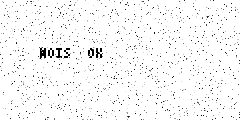
#> input picture examples/04-noise.png, 240 x 120 px
$ python preprocess.py ../examples/04-noise.png ../examples/example-handwriting-hard.png
#> lines starting #> are read from the running program, lines starting #| are printed output that depends on the picture
### scripts/pyboot.py
#!/usr/bin/env python3
# -*- coding: utf-8 -*-
"""跨平台 Python 自举模块（纯标准库，供每个技能主入口共用）。

用法
----
```python
import os, sys
sys.path.insert(0, os.path.dirname(os.path.abspath(__file__)))
try:
    import pyboot
    pyboot.ensure_utf8_io()
except Exception:
    pass
```

职责
----
- ``ensure_utf8_io()``：stdout/stderr 与子进程环境统一 UTF-8，
  解决 Windows cp1252 locale 下中文 JSON/CSV 乱码或无输出的根因。
- ``find_python()``：跨平台定位可用的 Python 解释器（py/python3/python），
  供 .sh / .cmd / .ps1 薄转发使用；不执行 shell。
- ``skill_version()``：读 manifest.json（回退 SKILL.md frontmatter）的版本号。

约束
----
- 仅标准库；不联网、不写系统配置、不硬编码机器专属路径。
- 重复调用安全；任何异常均由调用方 try/except 兜底，不影响业务主流程。
"""
from __future__ import annotations

import os
import platform
import shutil
import sys
from pathlib import Path


def ensure_utf8_io() -> None:
    """stdout/stderr 与子进程环境切 UTF-8（重复调用安全）。"""
    os.environ.setdefault("PYTHONIOENCODING", "utf-8")
    os.environ.setdefault("PYTHONUTF8", "1")
    for _name in ("stdout", "stderr"):
        _stream = getattr(sys, _name, None)
        _reconf = getattr(_stream, "reconfigure", None)
        if callable(_reconf):
            try:
                _reconf(encoding="utf-8", errors="replace")
            except Exception:
                pass


# [19 lines left out: function find_python, not called in this run]


def skill_root() -> Path:
    """返回技能根目录（pyboot.py 所在 scripts/ 的上一级）。"""
    return Path(__file__).resolve().parent.parent


# [20 lines left out: function skill_version, not called in this run]

### scripts/preprocess.py
"""OCR 预处理: 灰度+autocontrast; 小图(<=800px)自动2x放大; --deskew(+-5deg) --binarize(Otsu) --upscale(强制放大) --rotate(90/180/270) --crop x,y,w,h"""

try:
    import os as _boot_os, sys as _boot_sys
    _boot_sys.path.insert(0, _boot_os.path.dirname(_boot_os.path.abspath(__file__)))
    import pyboot as _boot_pyboot
    _boot_pyboot.ensure_utf8_io()
except Exception:
    pass

import sys
try:
    from PIL import Image, ImageOps
except ImportError:  # v0.3.6：缺 Pillow 给中文安装指引，而不是裸 traceback
    sys.stderr.write(
        "❌ 缺少 Pillow（图像预处理依赖）。\n"
        "   安装：python3 -m pip install Pillow\n"
        "   或跳过预处理直接识别：scripts/ocr_image.sh <图片>（会自动回退原图，精度可能下降）\n"
    )
    sys.exit(3)


def _preprocess_cli_help(argv):
    """海外适配轻量层：--lang en|zh 帮助文本；不影响原有 src/out 位置参数。"""
    _lang = "en" if ("--lang" in argv and argv[argv.index("--lang") + 1] == "en") else "zh"
    if "--help" in argv or "-h" in argv:
        if _lang == "en":
            print("usage: preprocess.py <input-image> <output-image> [--lang en|zh] [--deskew] [--binarize] [--upscale] [--rotate DEG] [--crop X,Y,W,H]")
        else:
            print("用法: preprocess.py <输入图> <输出图> [--lang en|zh] [--deskew] [--binarize] [--upscale] [--rotate 角度] [--crop X,Y,W,H]")
        return True
    return False


_arg_help = _preprocess_cli_help(sys.argv[1:])
if _arg_help:
    sys.exit(0)
if "--lang" in sys.argv[1:]:
    _i = sys.argv.index("--lang")
    if _i + 1 < len(sys.argv):
        sys.argv.pop(_i + 1)
    sys.argv.pop(_i)


# [45 lines left out: functions otsu_threshold, row_ink_variance, deskew, not called in this run]


src, out = sys.argv[1], sys.argv[2]
flags = sys.argv[3:]
im = Image.open(src)
#> im is the input picture: PIL image 240x120 RGB; min 0, max 255, mean 246.8
im = ImageOps.exif_transpose(im)
im = im.convert('L')
#> im: PIL image 240x120 L
if '--crop' in flags:
    try:
        x, y, w, h = (max(0, int(v)) for v in flags[flags.index('--crop') + 1].split(','))
        x2 = min(im.width, x + w)
        y2 = min(im.height, y + h)
        if x2 > x and y2 > y:
            im = im.crop((x, y, x2, y2))
        else:
            print('crop error: 裁剪区域超出图像范围，已忽略', file=sys.stderr)
    except Exception as e:
        print('crop error: %s' % e, file=sys.stderr)
if '--deskew' in flags:
    im = deskew(im)
if '--rotate' in flags:
    try:
        deg = int(flags[flags.index('--rotate') + 1]) % 360
        if deg:
            im = im.rotate(deg, expand=True, fillcolor=255, resample=Image.BILINEAR)
    except Exception as e:
        print("rotate error: %s" % e, file=sys.stderr)
im = ImageOps.autocontrast(im, cutoff=2)
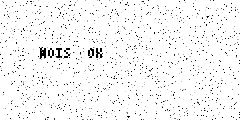
#> im: PIL image 240x120 L; min 0, max 255, mean 245.1
# 放大对已经清晰的截图是伤害(实测精度下降), 只在字很可能太小时做
if '--upscale' in flags or max(im.size) <= 800:
    im = im.resize((im.width * 2, im.height * 2), Image.LANCZOS)
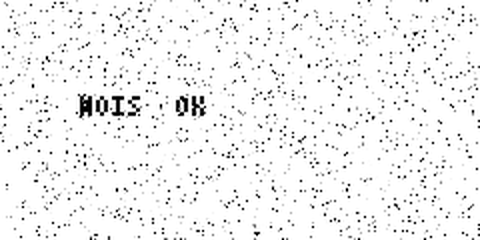
#> im: PIL image 480x240 L; min 0, max 255, mean 242.3
if '--binarize' in flags:
    im = im.point(lambda p: 255 if p > otsu_threshold(im) else 0)
im.save(out)

$ run again, on examples/example-handwriting.png
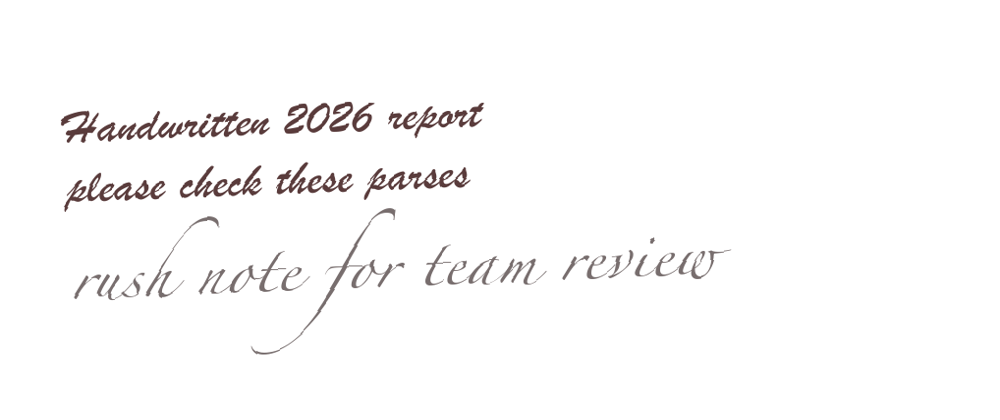
#> input picture examples/example-handwriting.png, 1000 x 420 px
#> im is the input picture: PIL image 1000x420 RGB; mean R, G, B 250.7, 250.1, 250.1
#> `im = ImageOps.autocontrast(im, cutoff=2)`:
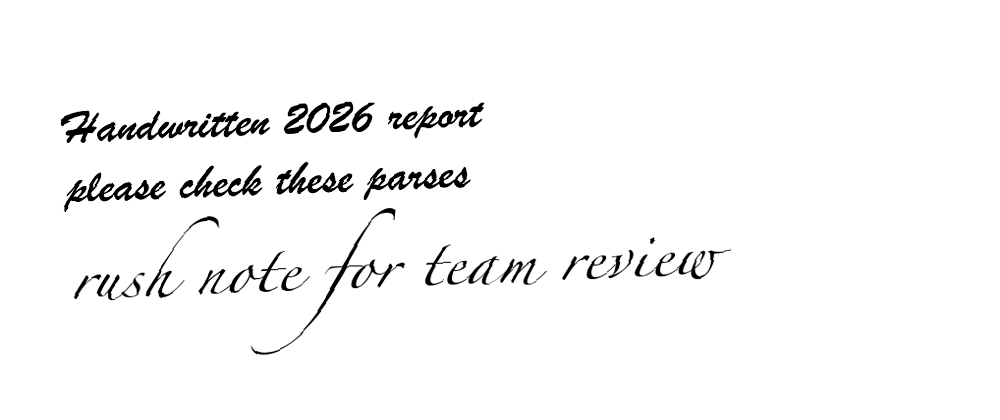
#> im: PIL image 1000x420 L; min 0, max 255, mean 247.3
